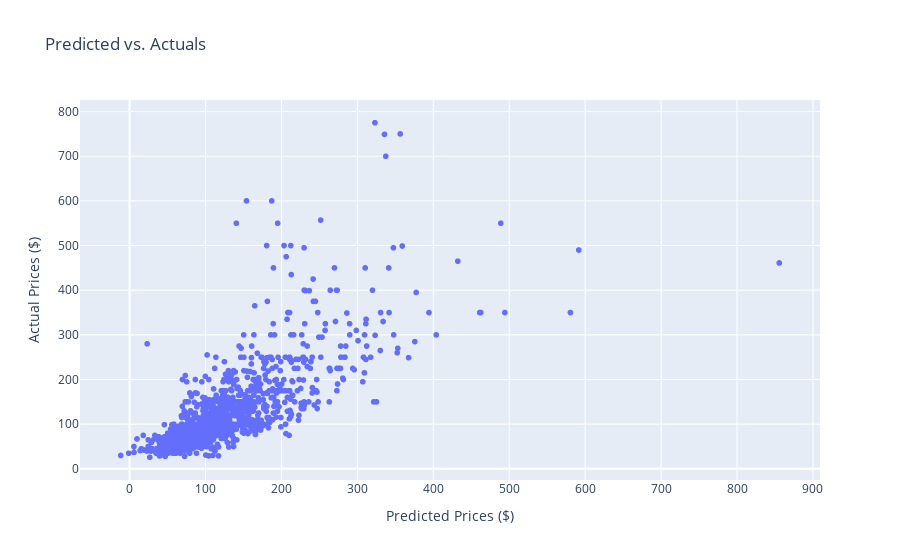

The notebook cell saved with this chart:
### Code cell
px.scatter(y_results,
            x='y_pred',  
            y='y_test',
            title="Predicted vs. Actuals",
            labels=dict(y_pred="Predicted Prices ($)", y_test="Actual Prices ($)")
           )

### Figure 1 — Plotly figure (JSON) as saved in the notebook; plotly's stock layout.template omitted (floating-point values rounded to 4 significant figures; data arrays with more than 128 entries replaced by an {"elided": "..."} marker saying what was removed)
{"data": [{"hovertemplate": "Predicted Prices ($)=%{x}<br>Actual Prices ($)=%{y}<extra></extra>", "legendgroup": "", "marker": {"color": "#636efa", "symbol": "circle"}, "mode": "markers", "name": "", "showlegend": false, "type": "scattergl", "x": {"elided": "1260 float values"}, "xaxis": "x", "y": {"elided": "1260 int values"}, "yaxis": "y"}], "layout": {"legend": {"tracegroupgap": 0}, "title": {"text": "Predicted vs. Actuals"}, "xaxis": {"anchor": "y", "domain": [0, 1], "title": {"text": "Predicted Prices ($)"}}, "yaxis": {"anchor": "x", "domain": [0, 1], "title": {"text": "Actual Prices ($)"}}}}
